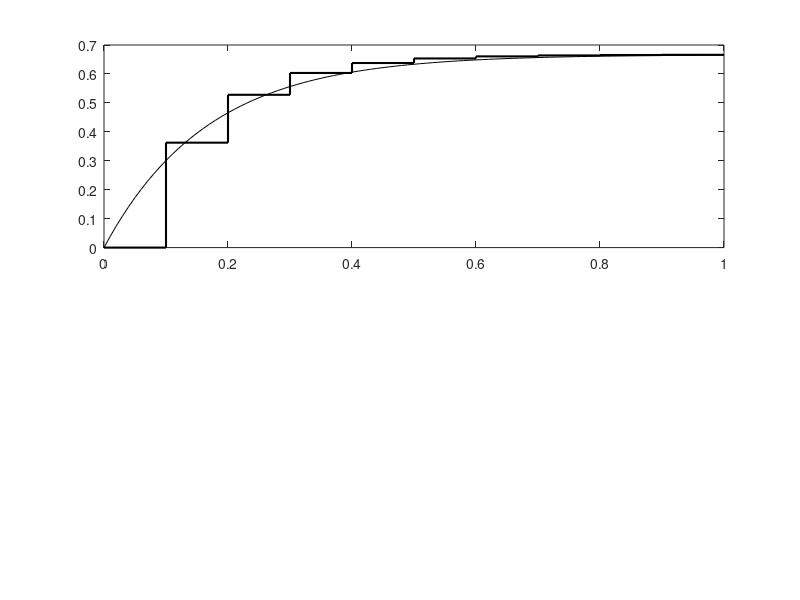

Recreate this plot in MATLAB. (Note: this script raises an error after producing the figure.)
clear all;close all;clc

tau=0.5;
T=tau/5;
Gc=tf(2,[tau 1]);
Gd=c2d(Gc,T,'zoh')
Fd=feedback(Gd,1);
Fc=feedback(Gc,1);
tk=0:T:1;
t=0:0.01:1;
yd=step(Fd,tk);
yc=step(Fc,t);
subplot(211)
stairs(tk,yd,'k','LineWidth',1.5),hold
plot(t,yc,'k'),legend('TD','TC',4)



